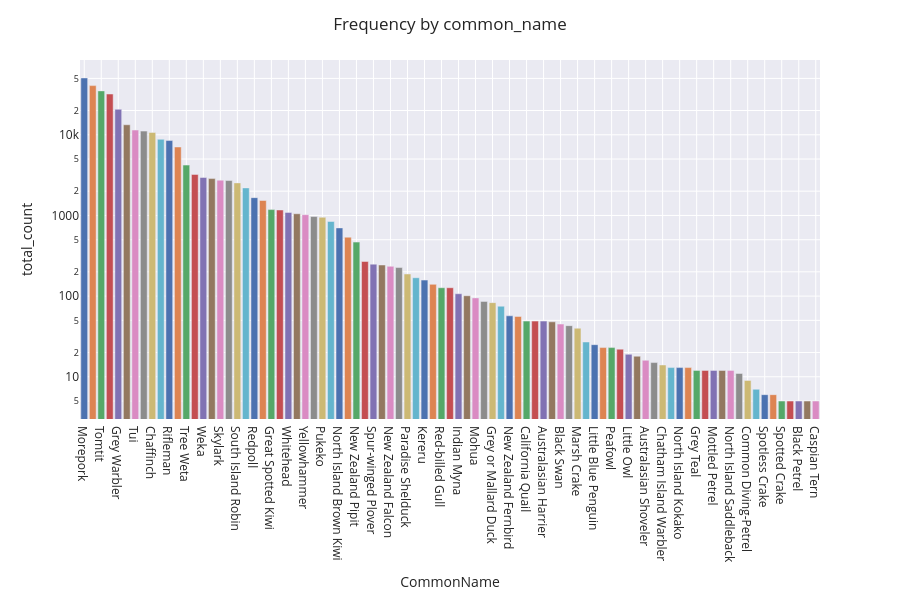

The notebook cell this image was saved under:
### Code cell
plot_class_distribution(df, 
                        plot_col='CommonName', 
                        title='Frequency by common_name', 
                        height=600)
